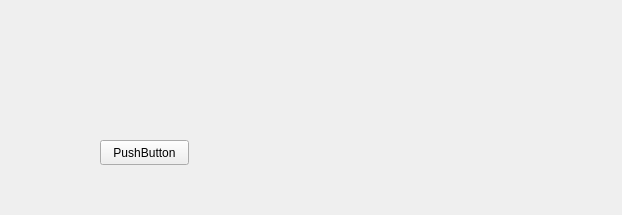
<?xml version="1.0" encoding="UTF-8"?>
<ui version="4.0">
 <class>Form</class>
 <widget class="QWidget" name="Form">
  <property name="geometry">
   <rect>
    <x>0</x>
    <y>0</y>
    <width>622</width>
    <height>215</height>
   </rect>
  </property>
  <property name="windowTitle">
   <string>Form</string>
  </property>
  <widget class="QPushButton" name="pushButton">
   <property name="geometry">
    <rect>
     <x>100</x>
     <y>140</y>
     <width>89</width>
     <height>25</height>
    </rect>
   </property>
   <property name="text">
    <string>PushButton</string>
   </property>
  </widget>
 </widget>
 <resources/>
 <connections/>
</ui>
